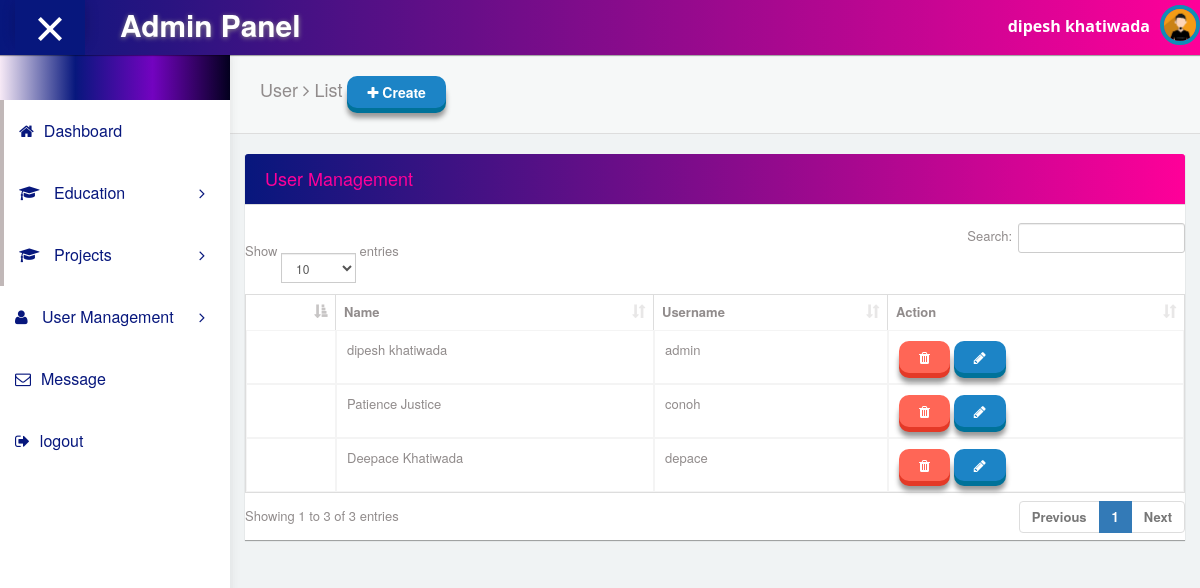
Page /user (signed in) on the committed database.
### tables this page shows
CREATE TABLE "users" (
	"id"	INTEGER NOT NULL PRIMARY KEY AUTOINCREMENT UNIQUE,
	"name"	varchar(50) NOT NULL,
	"username"	varchar(50) NOT NULL UNIQUE,
	"hash"	varchar(50) NOT NULL
);

### app.py (the view)
@app.route("/user") #decorator
def user_list():
    errors={}
    if 'user_id' not in session.keys():
        return redirect("/login")
    selectQuery="Select * from users"
    cursor.execute(selectQuery)
    data=cursor.fetchall()
    if session["success"] != "1":
        errors['success'] = session["success"]
        session["success"]=""
    return render_template("backend/user_list.html",value=data,errors = errors)

### templates/backend/user_list.html (shortened to what this page needs)
{% extends "backend/base.html" %}
{% block content %}
<div id="content">
        <div class="panel box-shadow-none content-header">
          <div class="panel-body">
            <div class="col-md-12">
                <h4 class="animated fadeInLeft">
                    User <span class="fa-angle-right fa"></span> List
                    <a href="/user/create" class="btn btn-3d btn-primary"><span class="fa fa-plus"></span> Create</a>
                </h4>
            </div>
          </div>
        </div>
        <div class="form-element">
          <div class="col-md-12 padding-0">
            <div class="col-md-12">
              <div class="panel form-element-padding">
                <div class="panel-heading">
                 <h4>User Management</h4>
                </div>
                <br/>
                    <table class="table table-bordered" id="list_table">
                        <thead>
                          <tr>
                            <th></th>
                            <th>Name</th>
                            <th>Username</th>
                            <th>Action</th>
                          </tr>
                        </thead>
                        <tbody>
                          {%for val in value %}
                          <tr>
                            <td></td>
                            <td>{{val[1]}}</td>
                            <td>{{val[2]}}</td>
                            <td>
                                  <a href="" class="btn btn-3d  btn-danger" data-toggle="modal" data-target="#myModal_{{val[0]}}"><i class="fa fa-trash"></i></a>
                              <a href="/user/{{val[0]}}/edit" class="btn btn-3d  btn-primary"><i class="fa fa-pencil"></i></a>
                            </td>
                          </tr>
                          {% endfor %}
                        </tbody>
                       </table>
              </div>
            </div>
          </div>
      </div>
    </div>
{% endblock %}

### templates/backend/base.html (shortened to what this page needs)
<!DOCTYPE html>
<html lang="en">
<head>
  <link rel="stylesheet" type="text/css" href="/static/asset/css/bootstrap.min.css">
  <link rel="stylesheet" type="text/css" href="/static/asset/css/plugins/font-awesome.min.css"/>
  <link rel="stylesheet" type="text/css" href="/static/asset/css/plugins/datatables.bootstrap.min.css"/>
  <link rel="stylesheet" type="text/css" href="/static/asset/css/plugins/animate.min.css"/>
  <link rel="stylesheet" type="text/css" href="/static/asset/css/plugins/nouislider.min.css"/>
  <link rel="stylesheet" type="text/css" href="/static/asset/css/plugins/select2.min.css"/>
  <link rel="stylesheet" type="text/css" href="/static/asset/css/plugins/ionrangeslider/ion.rangeSlider.css"/>
  <link rel="stylesheet" type="text/css" href="/static/asset/css/plugins/ionrangeslider/ion.rangeSlider.skinFlat.css"/>
  <link rel="stylesheet" type="text/css" href="/static/asset/css/plugins/bootstrap-material-datetimepicker.css"/>
  <link href="/static/asset/css/style.css" rel="stylesheet">
</head>
<body id="mimin" class="dashboard">
        <nav class="navbar navbar-default header navbar-fixed-top">
          <div class="col-md-12 nav-wrapper">
            <div class="navbar-header" style="width:100%;">
              <div class="opener-left-menu is-open">
                <span class="bottom"></span>
              </div>
                <a href="/static/index.html" class="navbar-brand">
                 <b>Admin Panel</b>
                </a>
              <ul class="nav navbar-nav search-nav">
                <li>
                   <div class="search">
                  </div>
                </li>
              </ul>
              <ul class="nav navbar-nav navbar-right user-nav">
                <li class="user-name"><span>{{session["name"]}}</span></li>
                <li class="dropdown avatar-dropdown">
                    <img src="/static/asset/img/avatar.jpg" class="img-circle avatar" alt="user name" data-toggle="dropdown" aria-haspopup="true" aria-expanded="true"/>
                 </li>
              </ul>
            </div>
          </div>
        </nav>
      <div class="container-fluid mimin-wrapper">
            <div id="left-menu">
              <div class="sub-left-menu scroll">
                <ul class="nav nav-list">
                    <li><div class="left-bg"></div></li>
                    <li class="active ripple">
                      <a href="/dashboard.html"><span class="fa-home fa"></span>Dashboard</a>
                    </li>
                    <li class="active ripple">
                        <a class="tree-toggle nav-header">
                          <span class="fa fa-graduation-cap "></span> Education
                          <span class="fa-angle-right fa right-arrow text-right"></span>
                        </a>
                      </li>
                    <li class="active ripple">
                        <a class="tree-toggle nav-header">
                          <span class="fa fa-graduation-cap "></span> Projects
                          <span class="fa-angle-right fa right-arrow text-right"></span>
                        </a>
                      </li>
                    <li class="ripple">
                      <a class="tree-toggle nav-header">
                        <span class="fa fa-user"></span> User Management
                        <span class="fa-angle-right fa right-arrow text-right"></span>
                      </a>
                    </li>
                    <li class="ripple">
                        <a href="/message"><span class="fa fa-envelope-o"></span>Message</a>
                      </li>
                      <li class="ripple">
                          <a href="/logout"><span class="fa-sign-out fa"></span>logout</a>
                        </li>
                  </ul>
                </div>
            </div>
          {% block content %}
               {% endblock %}
      </div>
</body>
</html>

### rows in the picture
users: name "dipesh khatiwada", username "admin"
users: name "Patience Justice", username "conoh"
users: name "Deepace Khatiwada", username "depace"
